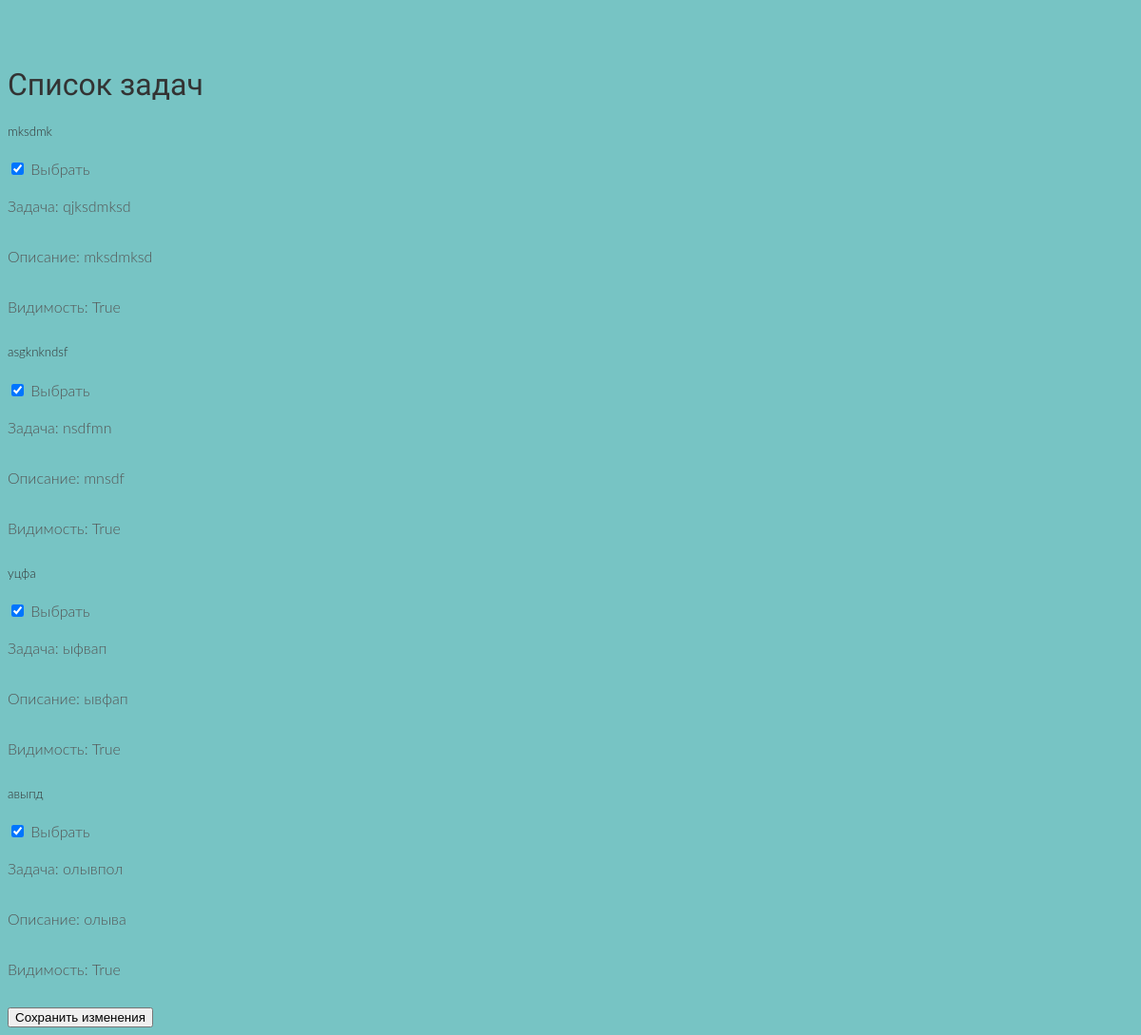
Page /grade_list (signed in) on the earlier database version.
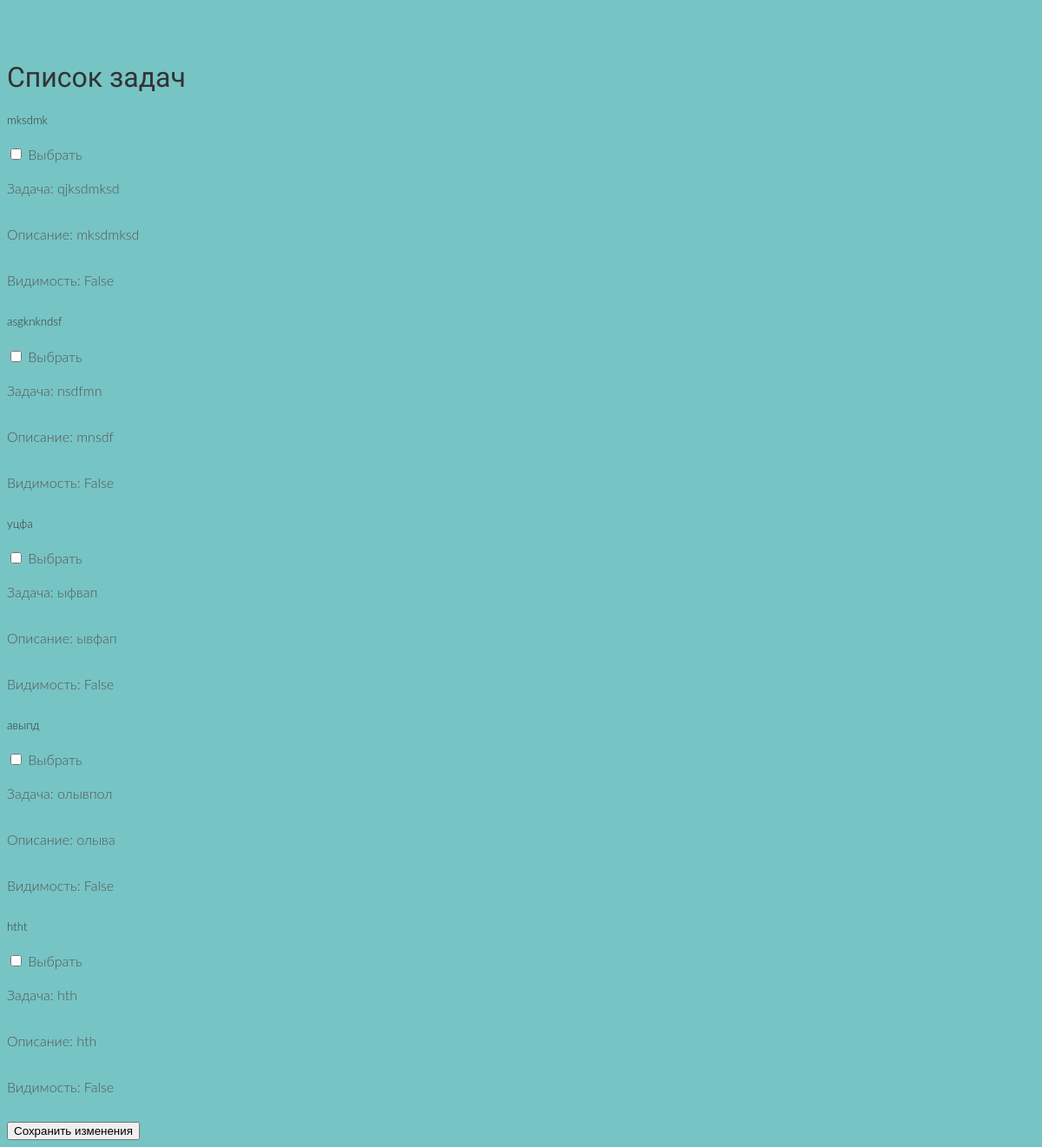
Same page on the later database version.
### main/models.py (models this page shows)
class Grade(models.Model):
    book = models.CharField('Название задачи№', max_length=50)
    grade = models.CharField('Задача', max_length=50)
    text = models.TextField('Описание')
    is_visible = models.BooleanField(default=False)

### main/views.py (the view)
# urls.py: path('grade_list', views.grade_list, name='grade_list'),
@login_required
def grade_list(request):
    if request.method == 'POST':
        form = GradeForm(request.POST)
        if form.is_valid():
            selected_grades = form.cleaned_data['product']
            Grade.objects.all().update(is_visible=False)  # Сбросить все
            selected_grades.update(is_visible=True)  # Обновить выбранные
            return redirect('grade_list')
    else:
        form = GradeForm()
    grades = Grade.objects.all()
    return render(request, 'grade-list.html', {'grades': grades, 'form': form})

### main/forms.py
class GradeForm(forms.Form):
    product = forms.ModelMultipleChoiceField(
        queryset=Grade.objects.all(),
        widget=forms.CheckboxSelectMultiple(),
        required=False
    )
    def __init__(self, *args, **kwargs):
        super(GradeForm, self).__init__(*args, **kwargs)
        grades = Grade.objects.all()
        self.fields['product'].initial = grades.filter(is_visible=True)

### templates/grade-list.html (shortened to what this page needs)
{% load static %}
<!DOCTYPE html>
<html lang="en">
<head>
    <title>Список задач</title></head>
    <link href="https://cdn.jsdelivr.net/npm/bootstrap@5.3.3/dist/css/bootstrap.main.css" rel="stylesheet"
>
    <link rel="stylesheet" href="{% static 'main.css' %}">
<body>
<div class="container mt-4">
    <h1>Список задач</h1>
    <form method="post" action="{% url 'grade_list' %}">
        {% csrf_token %} {% for grade in grades %}
        <div class="card mb-3" style="width: 18rem;">
            <div class="card-body">
                <h5 class="card-title">{{ grade.book }}</h5>
                <div class="form-check">
                    <input class="form-check-input" type="checkbox" name="product" value="{{ grade.id }}"
                           id="grade{{ grade.id }}" {% if grade.is_visible %}checked{% endif %}> <label
                        class="form-check-label" for="grade{{ grade.id }}">
                    Выбрать </label>
                </div>
                <p class="card-text">Задача: {{ grade.grade }}</p>
                <p class="card-text">Описание: {{ grade.text }}</p>
                <p class="card-text">Видимость: {{ grade.is_visible }}</p>
        </div>
        {% endfor %}
        <button type="submit" class="btn btn-primary">Сохранить изменения</button>
    </form>
</div>
</body>
</html>

### static/main.css (style rules this page uses)
body { background-color: #77C4C4; font-family: "Lato" ; font-weight: 300; font-size: 16px; color: #555; -webkit-font-soothing: antialiased; -webkit-overflow-scrolling: touch; margin-top: 70px; }
h2,h4,h5,h6 { font-family: "Lato"; font-weight: 300; color:#333; }
h1 { font-family: 'Oswald', sans-serif; font-weight: 500; color:#333; }
p { line-height: 28px; margin-bottom: 25px; }

Differences in the rows shown:
changed Grade "qjksdmksd": is_visible "☑" → "☐"; is_visible "True" → "False"
changed Grade "nsdfmn": is_visible "☑" → "☐"; is_visible "True" → "False"
changed Grade "ыфвап": is_visible "☑" → "☐"; is_visible "True" → "False"
changed Grade "олывпол": is_visible "☑" → "☐"; is_visible "True" → "False"
added Grade: book "htht", grade "hth", text "hth", is_visible "False"
